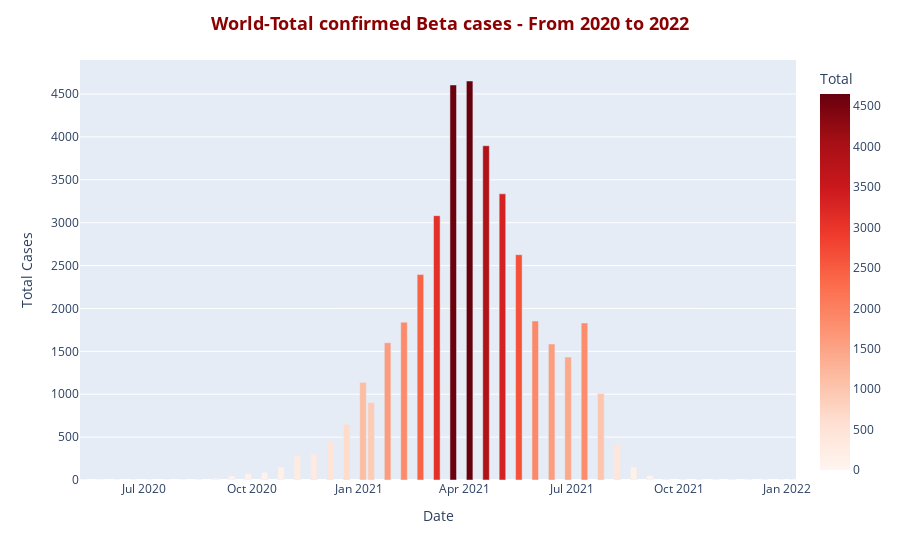

The cell this chart's notebook holds for it:
### Code cell
df_beta_total = df[df['variant'] == 'Beta'].groupby('Date')['Total'].sum().reset_index()

fig = px.bar(df_beta_total,
             x='Date',
             y='Total',
             color='Total',
             color_continuous_scale = 'reds')

fig.update_layout(title = '<b>World-Total confirmed Beta cases - From 2020 to 2022<b>',
                  title_x = 0.5,
                  title_font = dict(size= 18, color = 'DarkRed'),
                  yaxis = dict(title = 'Total Cases'))
fig.show()

### Figure 1 — Plotly figure (JSON) as saved in the notebook; plotly's stock layout.template omitted (floating-point values rounded to 4 significant figures)
{"data": [{"alignmentgroup": "True", "hovertemplate": "Date=%{x}<br>Total=%{marker.color}<extra></extra>", "legendgroup": "", "marker": {"color": [0, 0, 0, 0, 0, 0, 0, 1, 21, 46, 71, 88, 148, 282, 306, 446, 650, 1139, 903, 1601, 1840, 2395, 3082, 4606, 4652, 3897, 3336, 2627, 1854, 1586, 1434, 1831, 1007, 417, 148, 50, 15, 10, 6, 4, 9, 3, 3, 0, 0], "coloraxis": "coloraxis", "pattern": {"shape": ""}}, "name": "", "offsetgroup": "", "orientation": "v", "showlegend": false, "textposition": "auto", "type": "bar", "x": ["2020-05-11", "2020-05-25", "2020-06-08", "2020-06-22", "2020-07-06", "2020-07-20", "2020-08-03", "2020-08-17", "2020-08-31", "2020-09-14", "2020-09-28", "2020-10-12", "2020-10-26", "2020-11-09", "2020-11-23", "2020-12-07", "2020-12-21", "2021-01-04", "2021-01-11", "2021-01-25", "2021-02-08", "2021-02-22", "2021-03-08", "2021-03-22", "2021-04-05", "2021-04-19", "2021-05-03", "2021-05-17", "2021-05-31", "2021-06-14", "2021-06-28", "2021-07-12", "2021-07-26", "2021-08-09", "2021-08-23", "2021-09-06", "2021-09-20", "2021-10-04", "2021-10-18", "2021-11-01", "2021-11-15", "2021-11-29", "2021-12-13", "2021-12-27", "2022-01-05"], "xaxis": "x", "y": [0, 0, 0, 0, 0, 0, 0, 1, 21, 46, 71, 88, 148, 282, 306, 446, 650, 1139, 903, 1601, 1840, 2395, 3082, 4606, 4652, 3897, 3336, 2627, 1854, 1586, 1434, 1831, 1007, 417, 148, 50, 15, 10, 6, 4, 9, 3, 3, 0, 0], "yaxis": "y"}], "layout": {"barmode": "relative", "coloraxis": {"colorbar": {"title": {"text": "Total"}}, "colorscale": [[0, "rgb(255,245,240)"], [0.125, "rgb(254,224,210)"], [0.25, "rgb(252,187,161)"], [0.375, "rgb(252,146,114)"], [0.5, "rgb(251,106,74)"], [0.625, "rgb(239,59,44)"], [0.75, "rgb(203,24,29)"], [0.875, "rgb(165,15,21)"], [1, "rgb(103,0,13)"]]}, "legend": {"tracegroupgap": 0}, "margin": {"t": 60}, "title": {"font": {"color": "DarkRed", "size": 18}, "text": "<b>World-Total confirmed Beta cases - From 2020 to 2022<b>", "x": 0.5}, "xaxis": {"anchor": "y", "domain": [0, 1], "title": {"text": "Date"}}, "yaxis": {"anchor": "x", "domain": [0, 1], "title": {"text": "Total Cases"}}}}
